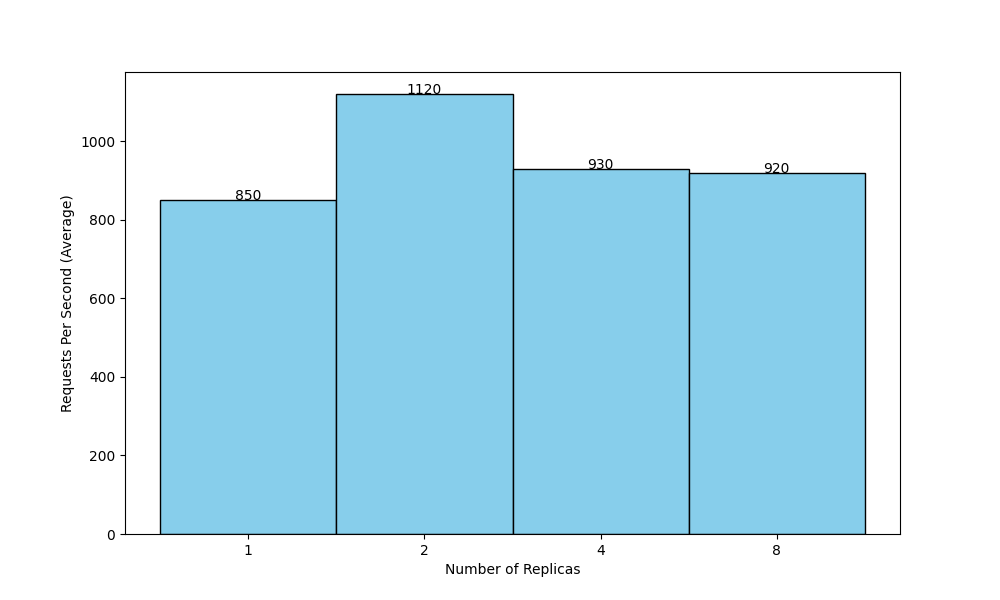

Source code (Python):
import pandas as pd
import matplotlib.pyplot as plt

df = pd.read_csv('benchmark_res.csv')

df.sort_values('Replicas', inplace=True)

plt.figure(figsize=(10, 6))
plt.bar(df['Replicas'].astype(str), df['Req/Sec (Average)'], color='skyblue', edgecolor='black', width=1.0) 

plt.xlabel('Number of Replicas')
plt.ylabel('Requests Per Second (Average)')

for index, value in enumerate(df['Req/Sec (Average)']):
    plt.text(index, value, str(value), ha='center')

plt.savefig('histogram.png')
